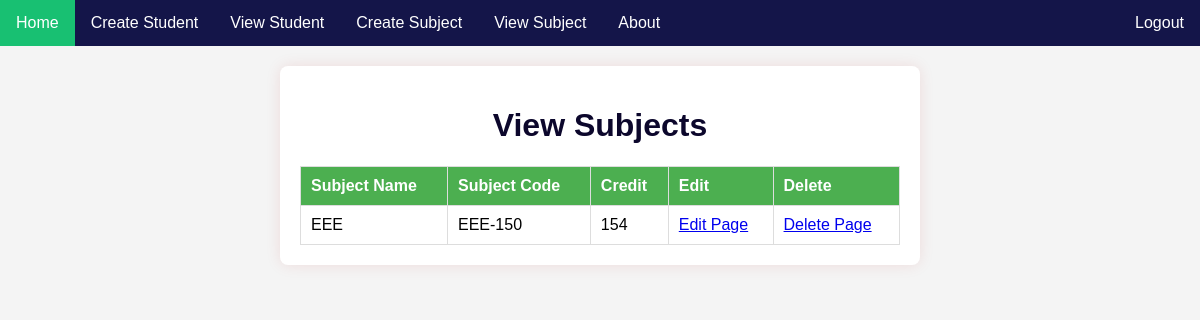
/viewSubjectPage/, run on an earlier commit of the app's database.
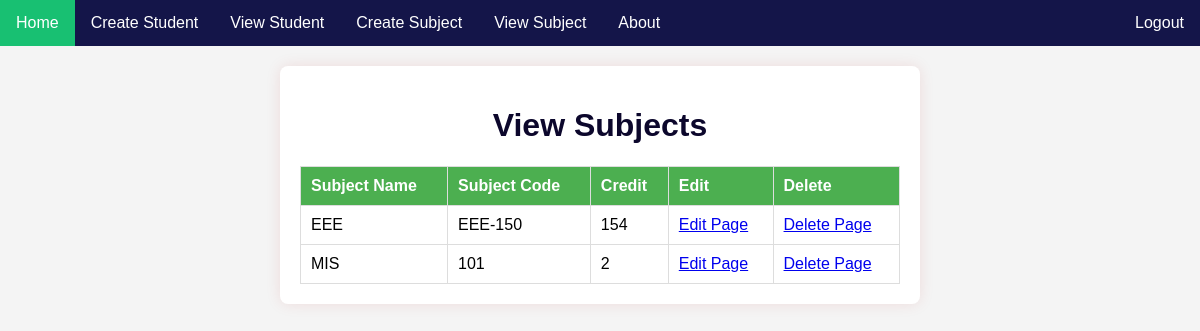
And on a later commit of the database.
### myApp/models.py (models this page shows, shortened)
class SubjectModel(models.Model):
    SubjectName=models.CharField(max_length=120)
    SubjectCode=models.CharField(max_length=120)
    Credit=models.CharField(max_length=120)

### myProject/views.py (the view)
# urls.py: path('viewSubjectPage/', viewSubjectPage,name='viewSubjectPage'),
def viewSubjectPage(request):
    subjects = SubjectModel.objects.all()
    return render(request, 'viewSubjectPage.html', {'subjects': subjects})

### template/viewSubjectPage.html (shortened to what this page needs)
{% include "base.html" %}
{% block content %}
<!DOCTYPE html>
<html lang="en">
<head>
</head>
<body>
<div class="container">
    <h1>View Subjects</h1>
    <table>
        <thead>
            <tr>
                <th>Subject Name</th>
                <th>Subject Code</th>
                <th>Credit</th>
                <th>Edit</th>
                <th>Delete</th>
            </tr>
        </thead>
        <tbody>
            {% for subject in subjects %}
                <tr>
                    <td>{{ subject.SubjectName }}</td>
                    <td>{{ subject.SubjectCode }}</td>
                    <td>{{ subject.Credit }}</td>
                <td>
                    <a href="{% url "edit_Subject" subject.id %}">Edit Page</a>
                </td>
                    <td>
                    <a href="{% url "delete_Subject" subject.id %}">Delete Page</a>
                </td>
            </tr>
            {% endfor %}
        </tbody>
    </table>
</div>
</body>
</html>
{% endblock content %}

What changed in the data, as far as the page shows it:
added SubjectModel: SubjectName "MIS", SubjectCode "101", Credit "2"
